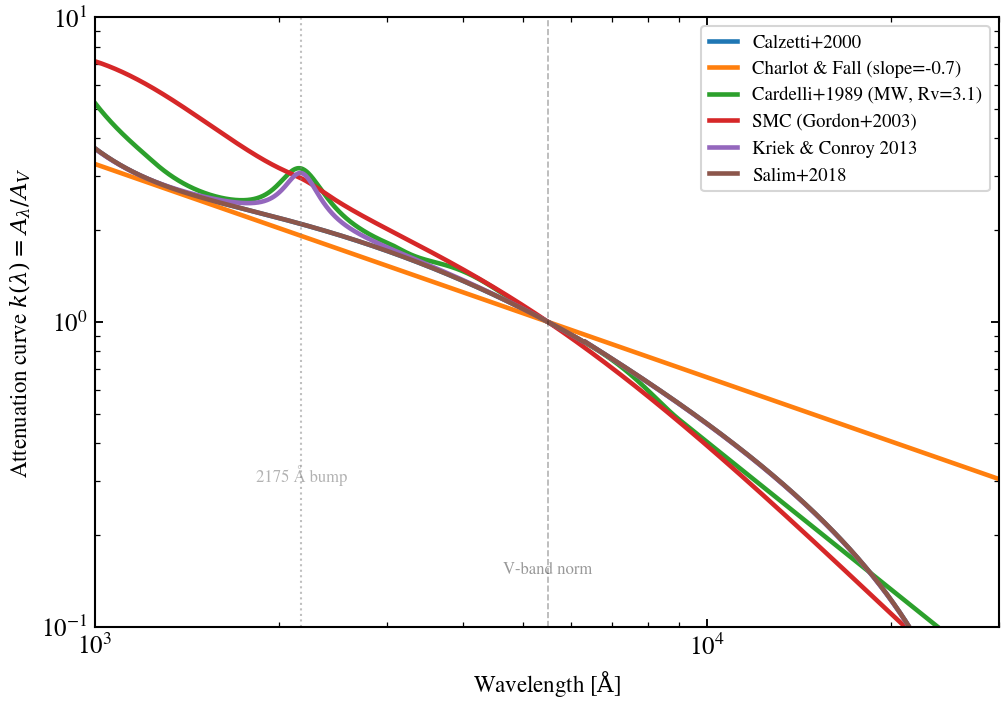

Source code (Python):
"""
Dust attenuation laws: family comparison across UV to near-IR
==============================================================

Dust attenuation laws encode how interstellar dust preferentially absorbs
short-wavelength (UV) starlight relative to optical/IR. The wavelength
dependence is empirically calibrated to extinction measurements in the Milky Way
(Cardelli+1989), Large/Small Magellanic Clouds (Pei 1992), and starburst
galaxies (Calzetti+2000, Kriek+Conroy 2013).

This gallery overlays six textbook attenuation laws as A_λ/A_V vs wavelength
on a log-log scale spanning 1000–30000 Å (far-UV to near-IR). The prominent
2175 Å bump (characteristic of Milky Way dust) appears in some laws but not
others. UV slopes steepen towards the Calzetti and Kriek+Conroy families
(star-forming galaxies), whereas SMC shows the steepest UV rise and no bump.
At fixed τ_V = 1 (representing moderate dust column density), each law sets
the color distribution of an attenuated SED.

References:
- Calzetti et al. 2000, ApJ, 533, 682 (starburst attenuation)
- Cardelli, Clayton & Mathis 1989, ApJ, 345, 245 (MW extinction)
- Charlot & Fall 2000, ApJ, 539, 718 (power-law families)
- Kriek & Conroy 2013, ApJL, 775, L16 (flexible Calzetti+bump+slope)
- Pei 1992, ApJ, 395, 130 (SMC, LMC extinction)
"""

import os

os.environ["TF_CPP_MIN_LOG_LEVEL"] = "2"  # suppress XLA/PjRt C++ INFO+WARNING logs

import warnings

import jax.numpy as jnp
import matplotlib.pyplot as plt
import numpy as np

from tengri.analysis.plotting import setup_style
from tengri.dust import list_laws

setup_style()
warnings.filterwarnings("ignore", message=".*BakedInBackend.*")

# Wavelength grid: 1000–30000 Å on log scale
wave_aa = jnp.logspace(3.0, 4.477, 1500)

# Get the curated headline attenuation laws as a dict of callables.
# Each law is pre-parameterized to canonical "nominal" values (e.g. tau_V=1).
laws = list_laws(headline=True)

# ────────────────────────────────────────────────────────────────────────────
# Plot: A_λ/A_V vs wavelength on log-log scale
# ────────────────────────────────────────────────────────────────────────────

fig, ax = plt.subplots(figsize=(7.0, 5.0))

# Color palette: six distinct hues for visual separation
colors = {
    "Calzetti+2000": "#1f77b4",
    "Charlot & Fall (slope=-0.7)": "#ff7f0e",
    "Cardelli+1989 (MW, Rv=3.1)": "#2ca02c",
    "SMC (Gordon+2003)": "#d62728",
    "Kriek & Conroy 2013": "#9467bd",
    "Salim+2018": "#8c564b",
}

for label, fn in laws.items():
    # Evaluate the attenuation curve k(λ) at all wavelengths
    k_wave = fn(wave_aa)

    # Convert to numpy for plotting
    ax.loglog(np.array(wave_aa), np.array(k_wave), lw=2.2, label=label, color=colors[label])

# Mark the 2175 Å UV bump for reference (appears in MW-type curves)
ax.axvline(2175.0, color="gray", lw=1.0, ls=":", alpha=0.5)
ax.text(2175.0, 0.3, "2175 Å bump", fontsize=8, ha="center", color="gray", alpha=0.6)

# Mark the V-band normalization point (5500 Å)
ax.axvline(5500.0, color="black", lw=0.8, ls="--", alpha=0.3)
ax.text(5500.0, 0.15, "V-band norm", fontsize=8, ha="center", color="black", alpha=0.4)

# Axis labels and limits
ax.set_xlim(1000, 30000)
ax.set_ylim(0.1, 10)
ax.set_xlabel(r"Wavelength [$\mathrm{\AA}$]", fontsize=11)
ax.set_ylabel(r"Attenuation curve $k(\lambda) = A_\lambda / A_V$", fontsize=11)

# Legend: position outside the plot area
ax.legend(loc="upper right", frameon=True, fontsize=9)

fig.tight_layout()
plt.savefig("plot_attenuation_law_family.png", dpi=150, bbox_inches="tight")
print("Saved: plot_attenuation_law_family.png")
